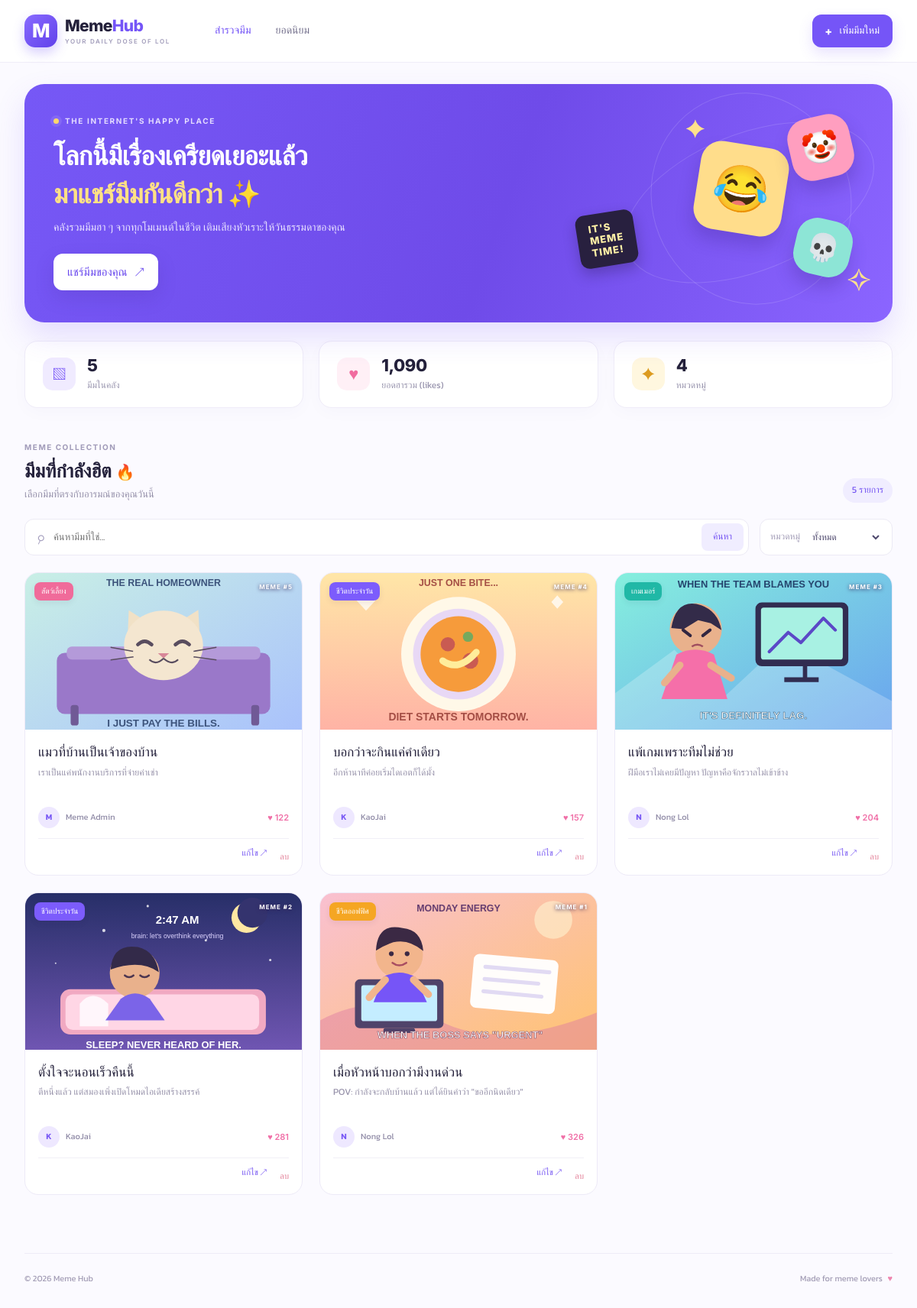
The page / on the database its author committed.
### tables this page shows
CREATE TABLE memes (
  id INT UNSIGNED NOT NULL AUTO_INCREMENT,
  title VARCHAR(150) NOT NULL,
  caption TEXT NOT NULL,
  image_url VARCHAR(1000) NOT NULL,
  alt_text VARCHAR(255) NULL,
  category_id INT UNSIGNED NOT NULL,
  created_by INT UNSIGNED NOT NULL,
  status VARCHAR(20) NOT NULL DEFAULT 'published',
  view_count INT UNSIGNED NOT NULL DEFAULT 0,
  like_count INT UNSIGNED NOT NULL DEFAULT 0,
  created_at TIMESTAMP NOT NULL DEFAULT CURRENT_TIMESTAMP,
  updated_at TIMESTAMP NOT NULL DEFAULT CURRENT_TIMESTAMP ON UPDATE CURRENT_TIMESTAMP,
  PRIMARY KEY (id),
  KEY idx_memes_status_date (status, created_at),
  KEY idx_memes_category (category_id),
  KEY idx_memes_creator (created_by),
  CONSTRAINT fk_memes_category FOREIGN KEY (category_id) REFERENCES categories(id) ON UPDATE CASCADE ON DELETE RESTRICT,
  CONSTRAINT fk_memes_creator FOREIGN KEY (created_by) REFERENCES users(id) ON UPDATE CASCADE ON DELETE RESTRICT
);

CREATE TABLE categories (
  id INT UNSIGNED NOT NULL AUTO_INCREMENT,
  name VARCHAR(80) NOT NULL,
  slug VARCHAR(100) NOT NULL,
  description VARCHAR(255) NULL,
  color_hex CHAR(7) NOT NULL DEFAULT '#7C5CFC',
  created_at TIMESTAMP NOT NULL DEFAULT CURRENT_TIMESTAMP,
  PRIMARY KEY (id),
  UNIQUE KEY uq_categories_slug (slug)
);

CREATE TABLE users (
  id INT UNSIGNED NOT NULL AUTO_INCREMENT,
  display_name VARCHAR(100) NOT NULL,
  email VARCHAR(190) NOT NULL,
  avatar_url VARCHAR(500) NULL,
  role VARCHAR(30) NOT NULL DEFAULT 'member',
  created_at TIMESTAMP NOT NULL DEFAULT CURRENT_TIMESTAMP,
  updated_at TIMESTAMP NOT NULL DEFAULT CURRENT_TIMESTAMP ON UPDATE CURRENT_TIMESTAMP,
  PRIMARY KEY (id),
  UNIQUE KEY uq_users_email (email)
);

### includes/functions.php (called while the page is built, shortened)
<?php
function e(?string $value): string
{
    return htmlspecialchars($value ?? '', ENT_QUOTES | ENT_SUBSTITUTE, 'UTF-8');
}
function safeImageUrl(string $url): string
{
    if (str_starts_with($url, 'assets/')) {
        return $url;
    }
    $scheme = parse_url($url, PHP_URL_SCHEME);
    return in_array(strtolower((string)$scheme), ['http', 'https'], true) ? $url : 'assets/memes/meme-default.svg';
}

### index.php (the view, shortened to what this page needs)
<?php
require_once __DIR__ . '/includes/functions.php';
$activePage = 'home';
$errorMessage = null;
try {
    $pdo = getPDO();
    $categories = $pdo->query('SELECT id, name, slug, color_hex FROM categories ORDER BY name')->fetchAll();
    $search = trim((string)($_GET['q'] ?? ''));
    $sort = (string)($_GET['sort'] ?? 'newest');
    $orderBy = $sort === 'popular' ? 'm.like_count DESC, m.created_at DESC' : 'm.created_at DESC, m.id DESC';
    $where = ["m.status = 'published'"];
    $params = [];
    $whereSql = implode(' AND ', $where);
    $stmt = $pdo->prepare("SELECT m.*, c.name AS category_name, c.color_hex, u.display_name AS creator_name
        FROM memes m
        JOIN categories c ON c.id = m.category_id
        JOIN users u ON u.id = m.created_by
        WHERE {$whereSql} ORDER BY {$orderBy}");
    $stmt->execute($params);
    $memes = $stmt->fetchAll();
    $totalMemes = (int)$pdo->query("SELECT COUNT(*) FROM memes WHERE status = 'published'")->fetchColumn();
    $totalLikes = (int)$pdo->query("SELECT COALESCE(SUM(like_count), 0) FROM memes WHERE status = 'published'")->fetchColumn();
    $totalCategories = count($categories);
} catch (Throwable $exception) {
    http_response_code(503);
    $errorMessage = 'ยังเชื่อมต่อฐานข้อมูลไม่ได้ กรุณาสร้างฐานข้อมูลและนำเข้าไฟล์ database/schema.sql จากนั้นตรวจสอบค่า DB_HOST, DB_NAME, DB_USER และ DB_PASS ใน config/database.php';
    $categories = $memes = [];
    $search = trim((string)($_GET['q'] ?? ''));
    $categoryId = 0;
    $sort = 'newest';
    $totalMemes = $totalLikes = $totalCategories = 0;
}
require __DIR__ . '/includes/header.php';
?>
<section class="hero">
  <div class="hero-copy">
    <div class="eyebrow"><span class="eyebrow-dot"></span> THE INTERNET'S HAPPY PLACE</div>
    <h1>โลกนี้มีเรื่องเครียดเยอะแล้ว<br><span>มาแชร์มีมกันดีกว่า</span> ✨</h1>
    <p>คลังรวมมีมฮา ๆ จากทุกโมเมนต์ในชีวิต เติมเสียงหัวเราะให้วันธรรมดาของคุณ</p>
    <a class="button button-light" href="meme_form.php">แชร์มีมของคุณ <span>↗</span></a>
  </div>
  <div class="hero-art" aria-hidden="true"><div class="art-orbit orbit-one"></div><div class="art-orbit orbit-two"></div><div class="hero-emoji emoji-one">😂</div><div class="hero-emoji emoji-two">🤡</div><div class="hero-emoji emoji-three">💀</div><div class="hero-sticker">IT'S<br>MEME<br>TIME!</div><div class="sparkle sparkle-one">✦</div><div class="sparkle sparkle-two">✧</div></div>
</section>
<?php if ($errorMessage): ?>
  <div class="db-warning"><strong>ยังไม่พร้อมใช้งาน</strong><p><?= e($errorMessage) ?></p><code>mysql -u root -p &lt; database/schema.sql</code></div>
<?php else: ?>
<section class="stats-row" aria-label="สถิติคลังมีม">
  <div class="stat-item"><span class="stat-icon stat-purple">▧</span><div><strong><?= number_format($totalMemes) ?></strong><span>มีมในคลัง</span></div></div>
  <div class="stat-item"><span class="stat-icon stat-pink">♥</span><div><strong><?= number_format($totalLikes) ?></strong><span>ยอดฮารวม (likes)</span></div></div>
  <div class="stat-item"><span class="stat-icon stat-yellow">✦</span><div><strong><?= number_format($totalCategories) ?></strong><span>หมวดหมู่</span></div></div>
</section>
<section class="content-section">
  <div class="section-heading"><div><div class="eyebrow muted-eyebrow">MEME COLLECTION</div><h2>มีมที่กำลังฮิต <span class="heading-emoji">🔥</span></h2><p>เลือกมีมที่ตรงกับอารมณ์ของคุณวันนี้</p></div><span class="result-count"><?= count($memes) ?> รายการ</span></div>
  <form class="filter-bar" method="get" action="index.php">
    <label class="search-box"><span>⌕</span><input type="search" name="q" value="<?= e($search) ?>" placeholder="ค้นหามีมที่ใช่..."><button type="submit">ค้นหา</button></label>
    <label class="category-select"><span>หมวดหมู่</span><select name="category" onchange="this.form.submit()"><option value="0">ทั้งหมด</option></select></label>
  </form>
  <?php if (!$memes): ?><div class="empty-state"><span>🫠</span><h3>ยังไม่เจอมีมที่ตามหา</h3><p>ลองเปลี่ยนคำค้นหา หรือเพิ่มมีมใหม่เข้าคลังได้เลย</p><a class="button button-primary" href="meme_form.php">+ เพิ่มมีมแรก</a></div><?php else: ?>
  <div class="meme-grid">
    <?php foreach ($memes as $meme): ?>
      <article class="meme-card">
        <div class="meme-image-wrap"><img class="meme-image" src="<?= e(safeImageUrl((string)$meme['image_url'])) ?>" alt="<?= e($meme['alt_text'] ?: $meme['title']) ?>" loading="lazy"><span class="category-chip" style="--chip-color: <?= e($meme['color_hex']) ?>"><?= e($meme['category_name']) ?></span><span class="image-menu">MEME #<?= (int)$meme['id'] ?></span></div>
        <div class="meme-card-body"><h3><?= e($meme['title']) ?></h3><p class="meme-caption"><?= e($meme['caption']) ?></p><div class="card-meta"><span class="creator-avatar"><?= e(mb_substr_safe((string)$meme['creator_name'])) ?></span><span class="creator-name"><?= e($meme['creator_name']) ?></span><span class="meta-spacer"></span><span class="likes">♥ <?= number_format((int)$meme['like_count']) ?></span></div><div class="card-actions"><a class="text-link" href="meme_form.php?id=<?= (int)$meme['id'] ?>">แก้ไข <span>↗</span></a><form action="delete_meme.php" method="post" onsubmit="return confirm('ต้องการลบมีมนี้ใช่หรือไม่?');"><input type="hidden" name="csrf_token" value="<?= e(csrfToken()) ?>"><input type="hidden" name="id" value="<?= (int)$meme['id'] ?>"><button class="delete-link" type="submit">ลบ</button></form></div></div>
      </article>
    <?php endforeach; ?>
  </div>
  <?php endif; ?>
</section>
<?php endif; ?>
<?php
function mb_substr_safe(string $text): string { return function_exists('mb_substr') ? mb_substr($text, 0, 1, 'UTF-8') : strtoupper(substr($text, 0, 1)); }
require __DIR__ . '/includes/footer.php';

### includes/header.php (shortened to what this page needs)
<?php
$activePage = $activePage ?? '';
?>
<!doctype html>
<html lang="th">
<head>
  <link rel="stylesheet" href="assets/style.css">
</head>
<body>
<header class="topbar">
  <a class="brand" href="index.php" aria-label="Meme Hub หน้าแรก"><span class="brand-mark">M</span><span>Meme<span class="brand-accent">Hub</span><small>YOUR DAILY DOSE OF LOL</small></span></a>
  <nav class="main-nav" aria-label="เมนูหลัก">
    <a class="<?= $activePage === 'home' ? 'active' : '' ?>" href="index.php">สำรวจมีม</a>
    <a href="index.php?sort=popular">ยอดนิยม</a>
  </nav>
  <a class="button button-primary top-action" href="meme_form.php"><span class="plus-icon">+</span> เพิ่มมีมใหม่</a>
</header>
<main class="container">

### includes/footer.php
</main>
<footer class="site-footer"><span>© <?= date('Y') ?> Meme Hub</span><span>Made for meme lovers <b>♥</b></span></footer>
</body>
</html>

### rows shown on the page
memes: image_url (picture), category.name "สัตว์เลี้ยง", id "5", title "แมวที่บ้านเป็นเจ้าของบ้าน", caption "เราเป็นแค่พนักงานบริการที่จ่ายค่าเช่า", created_by.display_name "M", created_by.display_name "Meme Admin", like_count "122"
memes: image_url (picture), category.name "ชีวิตประจำวัน", id "4", title "บอกว่าจะกินแค่คำเดียว", caption "อีกห้านาทีค่อยเริ่มไดเอตก็ได้มั้ง", created_by.display_name "K", created_by.display_name "KaoJai", like_count "157"
memes: image_url (picture), category.name "เกมเมอร์", id "3", title "แพ้เกมเพราะทีมไม่ช่วย", caption "ฝีมือเราไม่เคยมีปัญหา ปัญหาคือจักรวาลไม่เข้าข้าง", created_by.display_name "N", created_by.display_name "Nong Lol", like_count "204"
memes: image_url (picture), category.name "ชีวิตประจำวัน", id "2", title "ตั้งใจจะนอนเร็วคืนนี้", caption "ตีหนึ่งแล้ว แต่สมองเพิ่งเปิดโหมดไอเดียสร้างสรรค์", created_by.display_name "K", created_by.display_name "KaoJai", like_count "281"
memes: image_url (picture), category.name "ชีวิตออฟฟิศ", id "1", title "เมื่อหัวหน้าบอกว่ามีงานด่วน", caption "POV: กำลังจะกลับบ้านแล้ว แต่ได้ยินคำว่า \"ขออีกนิดเดียว\"", created_by.display_name "N", created_by.display_name "Nong Lol", like_count "326"

### other values the page prints
$totalMemes "5"
$totalLikes "1,090"
$totalCategories "4"
count($memes) "5"
